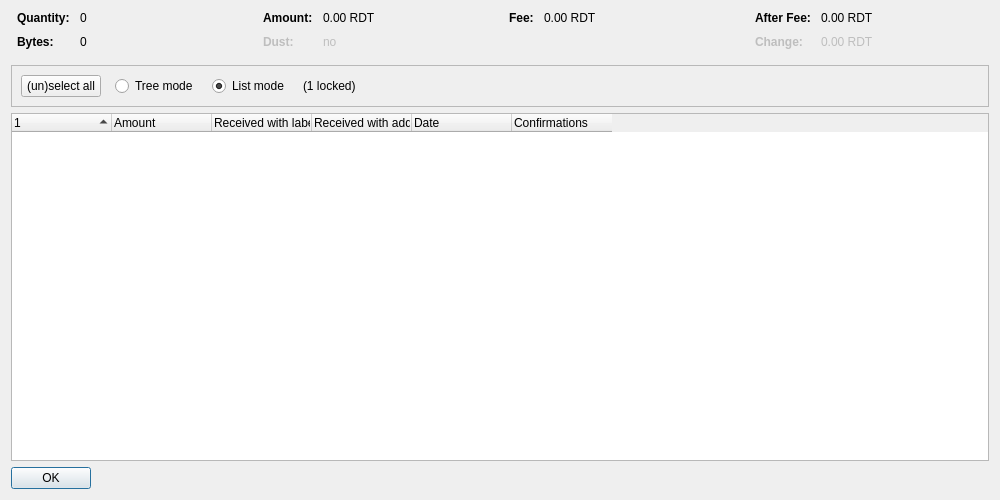
<?xml version="1.0" encoding="UTF-8"?>
<ui version="4.0">
 <class>CoinControlDialog</class>
 <widget class="QDialog" name="CoinControlDialog">
  <property name="geometry">
   <rect>
    <x>0</x>
    <y>0</y>
    <width>1000</width>
    <height>500</height>
   </rect>
  </property>
  <property name="windowTitle">
   <string>Coin Selection</string>
  </property>
  <layout class="QVBoxLayout" name="verticalLayout">
   <item>
    <layout class="QHBoxLayout" name="horizontalLayoutTop" stretch="0,0,0,0">
     <property name="topMargin">
      <number>0</number>
     </property>
     <property name="bottomMargin">
      <number>10</number>
     </property>
     <item>
      <layout class="QFormLayout" name="formLayoutCoinControl1">
       <property name="horizontalSpacing">
        <number>10</number>
       </property>
       <property name="verticalSpacing">
        <number>10</number>
       </property>
       <property name="leftMargin">
        <number>6</number>
       </property>
       <property name="rightMargin">
        <number>6</number>
       </property>
       <item row="0" column="0">
        <widget class="QLabel" name="labelCoinControlQuantityText">
         <property name="font">
          <font>
           <weight>75</weight>
           <bold>true</bold>
          </font>
         </property>
         <property name="text">
          <string>Quantity:</string>
         </property>
        </widget>
       </item>
       <item row="0" column="1">
        <widget class="QLabel" name="labelCoinControlQuantity">
         <property name="cursor">
          <cursorShape>IBeamCursor</cursorShape>
         </property>
         <property name="contextMenuPolicy">
          <enum>Qt::ActionsContextMenu</enum>
         </property>
         <property name="text">
          <string notr="true">0</string>
         </property>
         <property name="textInteractionFlags">
          <set>Qt::LinksAccessibleByMouse|Qt::TextSelectableByKeyboard|Qt::TextSelectableByMouse</set>
         </property>
        </widget>
       </item>
       <item row="1" column="0">
        <widget class="QLabel" name="labelCoinControlBytesText">
         <property name="font">
          <font>
           <weight>75</weight>
           <bold>true</bold>
          </font>
         </property>
         <property name="text">
          <string>Bytes:</string>
         </property>
        </widget>
       </item>
       <item row="1" column="1">
        <widget class="QLabel" name="labelCoinControlBytes">
         <property name="cursor">
          <cursorShape>IBeamCursor</cursorShape>
         </property>
         <property name="contextMenuPolicy">
          <enum>Qt::ActionsContextMenu</enum>
         </property>
         <property name="text">
          <string notr="true">0</string>
         </property>
         <property name="textInteractionFlags">
          <set>Qt::LinksAccessibleByMouse|Qt::TextSelectableByKeyboard|Qt::TextSelectableByMouse</set>
         </property>
        </widget>
       </item>
      </layout>
     </item>
     <item>
      <layout class="QFormLayout" name="formLayoutCoinControl2">
       <property name="horizontalSpacing">
        <number>10</number>
       </property>
       <property name="verticalSpacing">
        <number>10</number>
       </property>
       <property name="leftMargin">
        <number>6</number>
       </property>
       <property name="rightMargin">
        <number>6</number>
       </property>
       <item row="0" column="0">
        <widget class="QLabel" name="labelCoinControlAmountText">
         <property name="font">
          <font>
           <weight>75</weight>
           <bold>true</bold>
          </font>
         </property>
         <property name="text">
          <string>Amount:</string>
         </property>
        </widget>
       </item>
       <item row="0" column="1">
        <widget class="QLabel" name="labelCoinControlAmount">
         <property name="cursor">
          <cursorShape>IBeamCursor</cursorShape>
         </property>
         <property name="contextMenuPolicy">
          <enum>Qt::ActionsContextMenu</enum>
         </property>
         <property name="text">
          <string notr="true">0.00 RDT</string>
         </property>
         <property name="textInteractionFlags">
          <set>Qt::LinksAccessibleByMouse|Qt::TextSelectableByKeyboard|Qt::TextSelectableByMouse</set>
         </property>
        </widget>
       </item>
       <item row="1" column="0">
        <widget class="QLabel" name="labelCoinControlLowOutputText">
         <property name="enabled">
          <bool>false</bool>
         </property>
         <property name="font">
          <font>
           <weight>75</weight>
           <bold>true</bold>
          </font>
         </property>
         <property name="text">
          <string>Dust:</string>
         </property>
        </widget>
       </item>
       <item row="1" column="1">
        <widget class="QLabel" name="labelCoinControlLowOutput">
         <property name="enabled">
          <bool>false</bool>
         </property>
         <property name="cursor">
          <cursorShape>IBeamCursor</cursorShape>
         </property>
         <property name="contextMenuPolicy">
          <enum>Qt::ActionsContextMenu</enum>
         </property>
         <property name="text">
          <string notr="true">no</string>
         </property>
         <property name="textInteractionFlags">
          <set>Qt::LinksAccessibleByMouse|Qt::TextSelectableByKeyboard|Qt::TextSelectableByMouse</set>
         </property>
        </widget>
       </item>
      </layout>
     </item>
     <item>
      <layout class="QFormLayout" name="formLayoutCoinControl3">
       <property name="horizontalSpacing">
        <number>10</number>
       </property>
       <property name="verticalSpacing">
        <number>10</number>
       </property>
       <property name="leftMargin">
        <number>6</number>
       </property>
       <property name="rightMargin">
        <number>6</number>
       </property>
       <item row="0" column="0">
        <widget class="QLabel" name="labelCoinControlFeeText">
         <property name="font">
          <font>
           <weight>75</weight>
           <bold>true</bold>
          </font>
         </property>
         <property name="text">
          <string>Fee:</string>
         </property>
        </widget>
       </item>
       <item row="0" column="1">
        <widget class="QLabel" name="labelCoinControlFee">
         <property name="cursor">
          <cursorShape>IBeamCursor</cursorShape>
         </property>
         <property name="contextMenuPolicy">
          <enum>Qt::ActionsContextMenu</enum>
         </property>
         <property name="text">
          <string notr="true">0.00 RDT</string>
         </property>
         <property name="textInteractionFlags">
          <set>Qt::LinksAccessibleByMouse|Qt::TextSelectableByKeyboard|Qt::TextSelectableByMouse</set>
         </property>
        </widget>
       </item>
      </layout>
     </item>
     <item>
      <layout class="QFormLayout" name="formLayoutCoinControl4">
       <property name="horizontalSpacing">
        <number>10</number>
       </property>
       <property name="verticalSpacing">
        <number>10</number>
       </property>
       <property name="leftMargin">
        <number>6</number>
       </property>
       <property name="rightMargin">
        <number>6</number>
       </property>
       <item row="0" column="0">
        <widget class="QLabel" name="labelCoinControlAfterFeeText">
         <property name="font">
          <font>
           <weight>75</weight>
           <bold>true</bold>
          </font>
         </property>
         <property name="text">
          <string>After Fee:</string>
         </property>
        </widget>
       </item>
       <item row="0" column="1">
        <widget class="QLabel" name="labelCoinControlAfterFee">
         <property name="cursor">
          <cursorShape>IBeamCursor</cursorShape>
         </property>
         <property name="contextMenuPolicy">
          <enum>Qt::ActionsContextMenu</enum>
         </property>
         <property name="text">
          <string notr="true">0.00 RDT</string>
         </property>
         <property name="textInteractionFlags">
          <set>Qt::LinksAccessibleByMouse|Qt::TextSelectableByKeyboard|Qt::TextSelectableByMouse</set>
         </property>
        </widget>
       </item>
       <item row="1" column="0">
        <widget class="QLabel" name="labelCoinControlChangeText">
         <property name="enabled">
          <bool>false</bool>
         </property>
         <property name="font">
          <font>
           <weight>75</weight>
           <bold>true</bold>
          </font>
         </property>
         <property name="text">
          <string>Change:</string>
         </property>
        </widget>
       </item>
       <item row="1" column="1">
        <widget class="QLabel" name="labelCoinControlChange">
         <property name="enabled">
          <bool>false</bool>
         </property>
         <property name="cursor">
          <cursorShape>IBeamCursor</cursorShape>
         </property>
         <property name="contextMenuPolicy">
          <enum>Qt::ActionsContextMenu</enum>
         </property>
         <property name="text">
          <string notr="true">0.00 RDT</string>
         </property>
         <property name="textInteractionFlags">
          <set>Qt::LinksAccessibleByMouse|Qt::TextSelectableByKeyboard|Qt::TextSelectableByMouse</set>
         </property>
        </widget>
       </item>
      </layout>
     </item>
    </layout>
   </item>
   <item>
    <widget class="QFrame" name="frame">
     <property name="minimumSize">
      <size>
       <width>0</width>
       <height>40</height>
      </size>
     </property>
     <property name="frameShape">
      <enum>QFrame::StyledPanel</enum>
     </property>
     <property name="frameShadow">
      <enum>QFrame::Sunken</enum>
     </property>
     <layout class="QHBoxLayout" name="horizontalLayout">
      <item>
       <layout class="QHBoxLayout" name="horizontalLayoutPanel" stretch="0,0,0,0,0">
        <property name="spacing">
         <number>14</number>
        </property>
        <item>
         <widget class="QPushButton" name="pushButtonSelectAll">
          <property name="sizePolicy">
           <sizepolicy hsizetype="Maximum" vsizetype="Fixed">
            <horstretch>0</horstretch>
            <verstretch>0</verstretch>
           </sizepolicy>
          </property>
          <property name="text">
           <string>(un)select all</string>
          </property>
          <property name="autoDefault">
           <bool>false</bool>
          </property>
         </widget>
        </item>
        <item>
         <widget class="QRadioButton" name="radioTreeMode">
          <property name="sizePolicy">
           <sizepolicy hsizetype="Maximum" vsizetype="Fixed">
            <horstretch>0</horstretch>
            <verstretch>0</verstretch>
           </sizepolicy>
          </property>
          <property name="text">
           <string>Tree mode</string>
          </property>
         </widget>
        </item>
        <item>
         <widget class="QRadioButton" name="radioListMode">
          <property name="sizePolicy">
           <sizepolicy hsizetype="Maximum" vsizetype="Fixed">
            <horstretch>0</horstretch>
            <verstretch>0</verstretch>
           </sizepolicy>
          </property>
          <property name="text">
           <string>List mode</string>
          </property>
          <property name="checked">
           <bool>true</bool>
          </property>
         </widget>
        </item>
        <item>
         <widget class="QLabel" name="labelLocked">
          <property name="text">
           <string notr="true">(1 locked)</string>
          </property>
         </widget>
        </item>
        <item>
         <spacer name="horizontalSpacer">
          <property name="orientation">
           <enum>Qt::Horizontal</enum>
          </property>
          <property name="sizeHint" stdset="0">
           <size>
            <width>40</width>
            <height>20</height>
           </size>
          </property>
         </spacer>
        </item>
       </layout>
      </item>
     </layout>
    </widget>
   </item>
   <item>
    <widget class="CoinControlTreeWidget" name="treeWidget">
     <property name="contextMenuPolicy">
      <enum>Qt::CustomContextMenu</enum>
     </property>
     <property name="sortingEnabled">
      <bool>false</bool>
     </property>
     <property name="columnCount">
      <number>6</number>
     </property>
     <attribute name="headerShowSortIndicator" stdset="0">
      <bool>true</bool>
     </attribute>
     <attribute name="headerStretchLastSection">
      <bool>false</bool>
     </attribute>
     <column>
      <property name="text">
       <string/>
      </property>
     </column>
     <column>
      <property name="text">
       <string>Amount</string>
      </property>
     </column>
     <column>
      <property name="text">
       <string>Received with label</string>
      </property>
     </column>
     <column>
      <property name="text">
       <string>Received with address</string>
      </property>
     </column>
     <column>
      <property name="text">
       <string>Date</string>
      </property>
     </column>
     <column>
      <property name="text">
       <string>Confirmations</string>
      </property>
      <property name="toolTip">
       <string>Confirmed</string>
      </property>
     </column>
     <column>
      <property name="text">
       <string/>
      </property>
     </column>
     <column>
      <property name="text">
       <string/>
      </property>
     </column>
     <column>
      <property name="text">
       <string/>
      </property>
     </column>
     <column>
      <property name="text">
       <string/>
      </property>
     </column>
    </widget>
   </item>
   <item>
    <widget class="QDialogButtonBox" name="buttonBox">
     <property name="sizePolicy">
      <sizepolicy hsizetype="Maximum" vsizetype="Fixed">
       <horstretch>0</horstretch>
       <verstretch>0</verstretch>
      </sizepolicy>
     </property>
     <property name="orientation">
      <enum>Qt::Horizontal</enum>
     </property>
     <property name="standardButtons">
      <set>QDialogButtonBox::Ok</set>
     </property>
    </widget>
   </item>
  </layout>
 </widget>
 <customwidgets>
  <customwidget>
   <class>CoinControlTreeWidget</class>
   <extends>QTreeWidget</extends>
   <header>qt/coincontroltreewidget.h</header>
  </customwidget>
 </customwidgets>
 <resources/>
 <connections/>
</ui>
